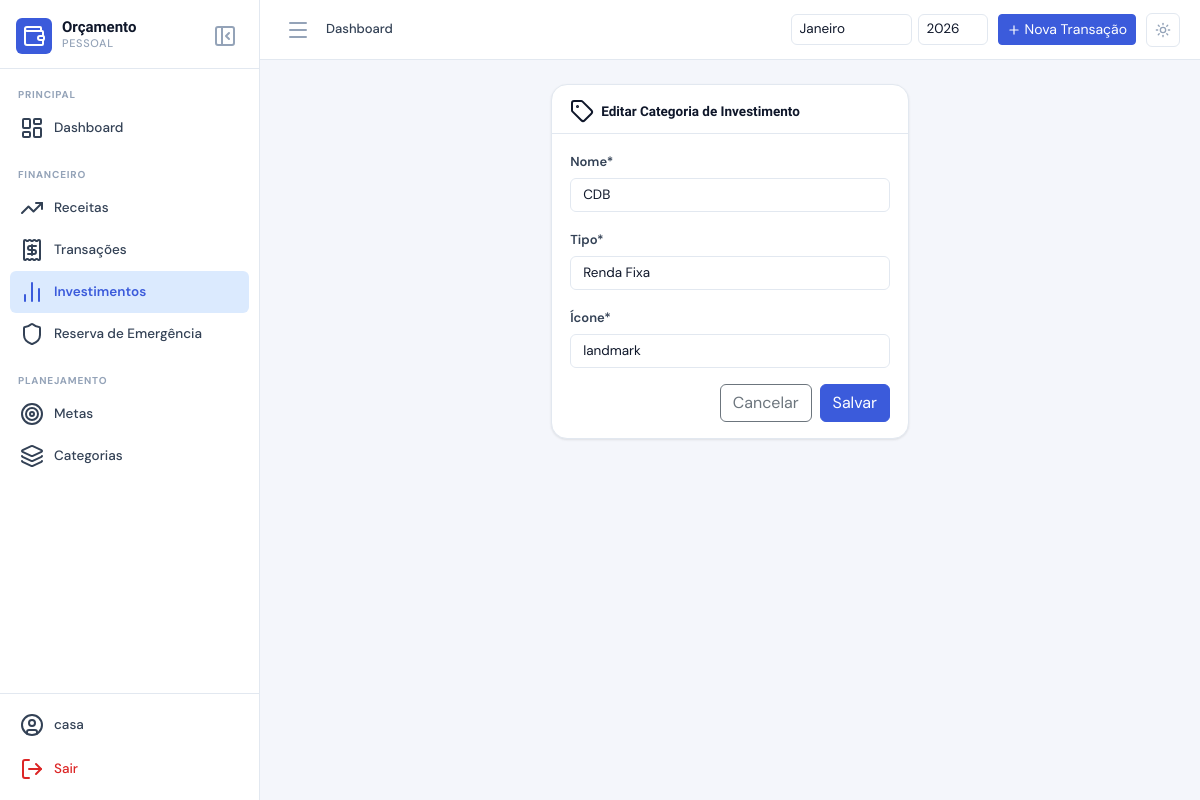
Page /investimentos/categorias/2/editar/ (signed in) on the committed database.
### core/models.py (models this page shows, shortened)
class InvestmentCategory(models.Model):
    TYPE_CHOICES = [
        ('fixed', 'Renda Fixa'),
        ('variable', 'Renda Variável'),
        ('reserve', 'Reserva de Emergência'),
    ]
    user = models.ForeignKey(User, on_delete=models.CASCADE, related_name='investment_categories')
    name = models.CharField('Nome', max_length=100)
    investment_type = models.CharField('Tipo', max_length=10, choices=TYPE_CHOICES)
    icon = models.CharField('Ícone (Lucide)', max_length=50, default='trending-up')
    is_active = models.BooleanField('Ativo', default=True)
    class Meta:
        verbose_name = 'Categoria de Investimento'
        verbose_name_plural = 'Categorias de Investimento'
        ordering = ['investment_type', 'name']
        unique_together = ['user', 'name']

### core/views/investments.py (the view, shortened to what this page needs)
# urls.py: path('investimentos/categorias/<int:pk>/editar/', investments.InvestmentCategoryUpdateView.as_view(), name='investment-category-update'),
class InvestmentCategoryUpdateView(LoginRequiredMixin, UpdateView):
    model = InvestmentCategory
    form_class = InvestmentCategoryForm
    template_name = 'investments/category_form.html'
    success_url = reverse_lazy('core:investment-category-list')
    def get_queryset(self):
        return InvestmentCategory.objects.filter(user=self.request.user)
    def get_context_data(self, **kwargs):
        ctx = super().get_context_data(**kwargs)
        ctx['title'] = 'Editar Categoria de Investimento'
        return ctx

### core/forms.py
class InvestmentCategoryForm(forms.ModelForm):
    class Meta:
        model = InvestmentCategory
        fields = ['name', 'investment_type', 'icon']
        labels = {
            'name': 'Nome',
            'investment_type': 'Tipo',
            'icon': 'Ícone',
        }

### templates/investments/category_form.html (shortened to what this page needs)
{% extends 'base.html' %}
{% load crispy_forms_tags %}
{% block content %}
<div class="row justify-content-center">
  <div class="col-12 col-md-6 col-lg-5">
    <div class="chart-card">
      <div class="chart-card__header"><h5 class="chart-card__title"><i data-lucide="tag"></i> {{ title }}</h5></div>
      <div class="chart-card__body">
        <form method="post" novalidate>
          {{ form|crispy }}
          <div class="d-flex gap-2 justify-content-end mt-3">
            <a href="{% url 'core:investment-category-list' %}" class="btn btn-outline-secondary">Cancelar</a>
            <button type="submit" class="btn btn-primary">Salvar</button>
          </div>
        </form>
      </div>
    </div>
  </div>
</div>
{% endblock %}

### templates/base.html (shortened to what this page needs)
<!DOCTYPE html>
<html lang="pt-BR" data-theme="light">
<head>
  <link href="https://cdn.jsdelivr.net/npm/bootstrap@5.3.3/dist/css/bootstrap.min.css" rel="stylesheet" />
  {% load static %}
  <link rel="stylesheet" href="{% static 'css/main.css' %}" />
</head>
<body>
  {% if user.is_authenticated %}
  <aside class="sidebar" id="sidebar">
    <div class="sidebar-header">
      <div class="brand">
        <div class="brand-icon">
          <i data-lucide="wallet"></i>
        </div>
        <div class="brand-text">
          <span class="brand-name">Orçamento</span>
          <span class="brand-sub">Pessoal</span>
        </div>
      </div>
      <button class="sidebar-toggle-btn" id="sidebarToggle" aria-label="Fechar menu">
        <i data-lucide="panel-left-close"></i>
      </button>
    </div>
    <nav class="sidebar-nav">
      <div class="nav-section">
        <span class="nav-label">Principal</span>
        <a href="{% url 'core:dashboard' %}" class="nav-item {% if request.resolver_match.url_name == 'dashboard' %}active{% endif %}">
          <i data-lucide="layout-dashboard"></i>
          <span>Dashboard</span>
        </a>
      </div>
      <div class="nav-section">
        <span class="nav-label">Financeiro</span>
        <a href="{% url 'core:income-list' %}" class="nav-item {% if 'income' in request.resolver_match.url_name %}active{% endif %}">
          <i data-lucide="trending-up"></i>
          <span>Receitas</span>
        </a>
        <a href="{% url 'core:transaction-list' %}" class="nav-item {% if 'transaction' in request.resolver_match.url_name %}active{% endif %}">
          <i data-lucide="receipt"></i>
          <span>Transações</span>
        </a>
        <a href="{% url 'core:investment-list' %}" class="nav-item {% if 'investment' in request.resolver_match.url_name %}active{% endif %}">
          <i data-lucide="bar-chart-2"></i>
          <span>Investimentos</span>
        </a>
        <a href="{% url 'core:emergency-reserve' %}" class="nav-item {% if request.resolver_match.url_name == 'emergency-reserve' %}active{% endif %}">
          <i data-lucide="shield"></i>
          <span>Reserva de Emergência</span>
        </a>
      </div>
      <div class="nav-section">
        <span class="nav-label">Planejamento</span>
        <a href="{% url 'core:goal-list' %}" class="nav-item {% if 'goal' in request.resolver_match.url_name %}active{% endif %}">
          <i data-lucide="target"></i>
          <span>Metas</span>
        </a>
        <a href="{% url 'core:expense-structure' %}" class="nav-item {% if 'expense' in request.resolver_match.url_name %}active{% endif %}">
          <i data-lucide="layers"></i>
          <span>Categorias</span>
        </a>
      </div>
    </nav>
    <div class="sidebar-footer">
      <a href="{% url 'core:profile' %}" class="nav-item {% if request.resolver_match.url_name == 'profile' %}active{% endif %}">
        <i data-lucide="user-circle"></i>
        <span>{{ user.get_full_name|default:user.username }}</span>
      </a>
      <a href="{% url 'logout' %}" class="nav-item nav-item-danger">
        <i data-lucide="log-out"></i>
        <span>Sair</span>
      </a>
    </div>
  </aside>
  <main class="main-content" id="mainContent">
    <header class="topbar">
      <div class="topbar-left">
        <button class="topbar-menu-btn" id="menuToggle" aria-label="Abrir menu">
          <i data-lucide="menu"></i>
        </button>
        <nav aria-label="breadcrumb" class="d-none d-md-block">
          <ol class="breadcrumb mb-0">
            {% block breadcrumb %}
            <li class="breadcrumb-item active">Dashboard</li>
            {% endblock %}
          </ol>
        </nav>
      </div>
      <div class="topbar-right">
        <form method="get" class="period-selector" id="periodForm">
          {% block period_filter %}
          <select name="month" class="form-select form-select-sm" onchange="this.form.submit()">
            {% now "n" as current_month %}
            <option value="1" {% if request.GET.month == "1" %}selected{% endif %}>Janeiro</option>
          </select>
          <input type="number" name="year" class="form-control form-control-sm year-input"
                 value="{{ request.GET.year|default_if_none:'' }}"
                 placeholder="Ano" min="2000" max="2100"
                 onchange="this.form.submit()" />
          {% endblock %}
        </form>
        <a href="{% url 'core:transaction-create' %}" class="btn btn-primary btn-sm d-none d-md-flex align-items-center gap-1">
          <i data-lucide="plus" style="width:14px;height:14px;"></i>
          <span>Nova Transação</span>
        </a>
        <button class="theme-toggle" id="themeToggle" aria-label="Alternar tema">
          <i data-lucide="sun" class="icon-light"></i>
        </button>
      </div>
    </header>
    <div class="page-content">
      {% block content %}{% endblock %}
    </div>
  </main>
  {% else %}
  <div class="auth-wrapper">
    {% block auth_content %}{% endblock %}
  </div>
  {% endif %}
</body>
</html>

### rows in the picture
InvestmentCategory: name "CDB", investment_type "Renda Fixa", icon "landmark"

### other values in the picture
{{ user.get_full_name|default:user.username }} "casa"
{{ title }} "Editar Categoria de Investimento"
